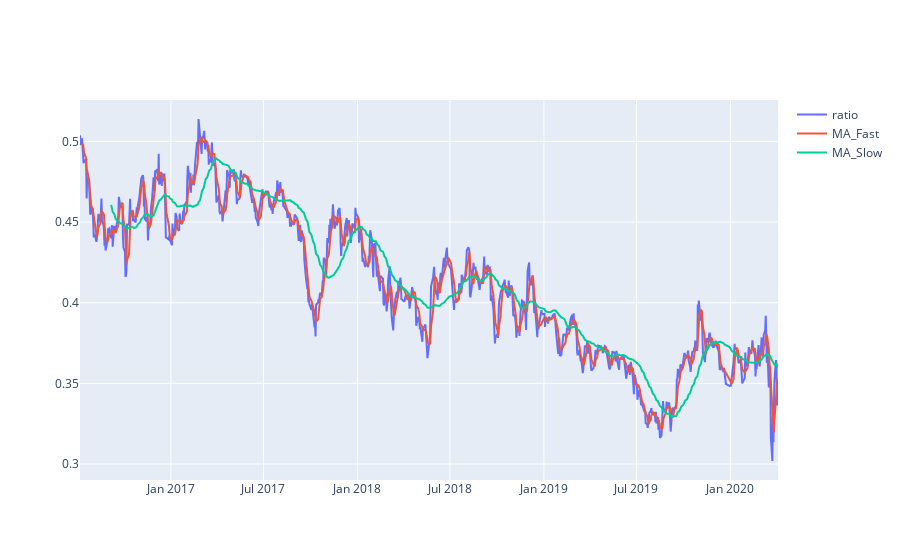

The cell this chart's notebook holds for it:
### Markdown cell above
### ZScore

### Code cell
moving_avg_fast = ratios.rolling(window=moving_avg_2,
                               center=False).mean()
moving_avg_slow = ratios.rolling(window=moving_avg_1,
                               center=False).mean()
std_60 = ratios.rolling(window=moving_avg_1,
                        center=False).std()
zscore_moving_avg = (moving_avg_fast - moving_avg_slow)/std_60
plt.figure(figsize=(15,7))


fig = go.Figure()

#print(macd_low)
fig.add_trace(go.Scatter(x=ratios.index, y=ratios,
                    mode='lines',
                    name='ratio'))

fig.add_trace(go.Scatter(x=moving_avg_fast.index, y=moving_avg_fast,
                    mode='lines',
                    name='MA_Fast'))

fig.add_trace(go.Scatter(x=moving_avg_slow.index, y=moving_avg_slow,
                    mode='lines',
                    name='MA_Slow'))


fig.show()

### Figure 1 — Plotly figure (JSON) as saved in the notebook; plotly's stock layout.template omitted (floating-point values rounded to 4 significant figures; data arrays with more than 128 entries replaced by an {"elided": "..."} marker saying what was removed)
{"data": [{"mode": "lines", "name": "ratio", "type": "scatter", "x": {"elided": "859 str values"}, "y": {"elided": "859 float values"}}, {"mode": "lines", "name": "MA_Fast", "type": "scatter", "x": {"elided": "859 str values"}, "y": {"elided": "859 float values"}}, {"mode": "lines", "name": "MA_Slow", "type": "scatter", "x": {"elided": "859 str values"}, "y": {"elided": "859 float values"}}], "layout": {}}
